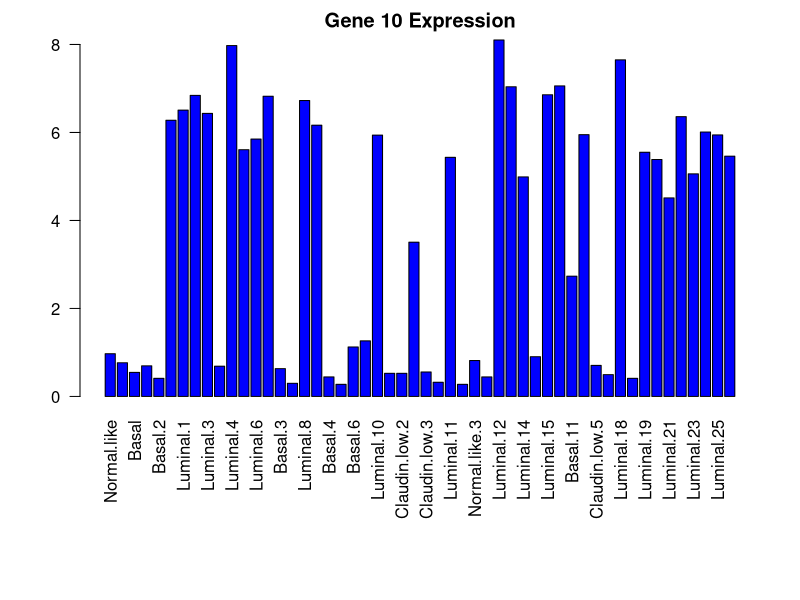
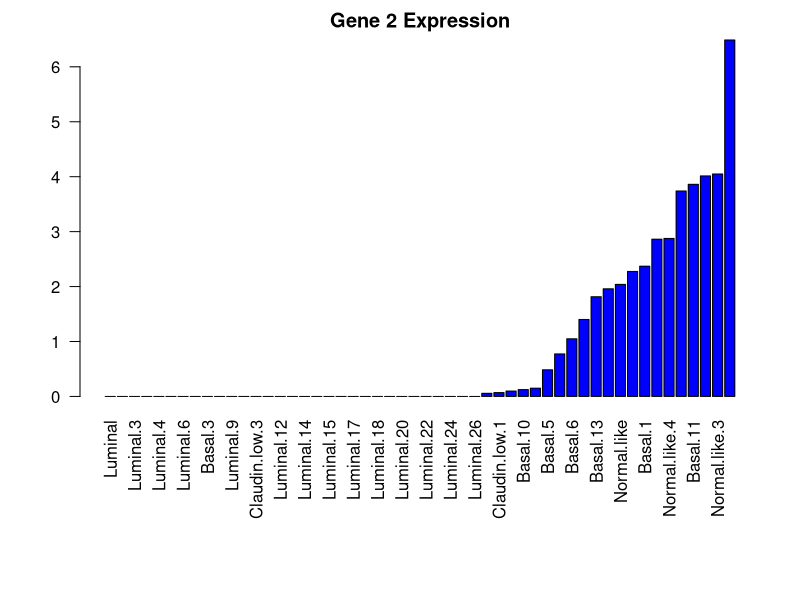
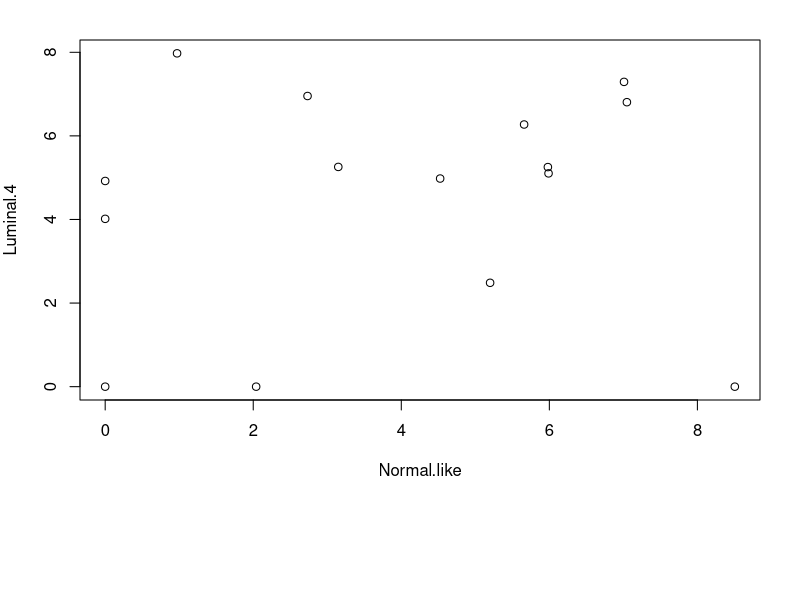
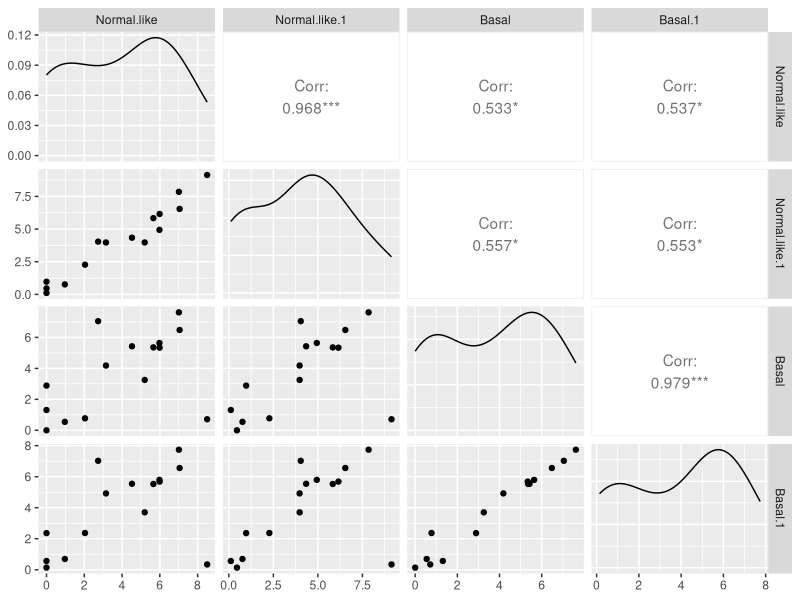

Write R code to recreate these figures, in order.
library(openxlsx)

#load data and prepare a gene matrix
GeneExpression <- read.table('CellLines_15Genes.txt', header = TRUE)
GeneExpression1 = GeneExpression[,-1]
GeneExpression1 = as.matrix(GeneExpression1)

#visualize gene expression using bar plot
par(mar=c(10,4,2,2))

barplot(GeneExpression1[10,], col = "blue", main = "Gene 10 Expression", font.axis=1, cex.axis=1, las=2)
barplot(sort(GeneExpression1[2,]), col = "blue", main = "Gene 2 Expression", font.axis=1, cex.axis=1, las=2)

#compare visually two gene expression profiles
plot(GeneExpression1[,1], GeneExpression1[,11], xlab = names(GeneExpression[2]), ylab = names(GeneExpression[12]))

#perform multiple comparisons between genes in a data set
library(GGally)

GeneExpression1 <- data.frame(GeneExpression)

ggpairs(GeneExpression1, columns = 2:5)